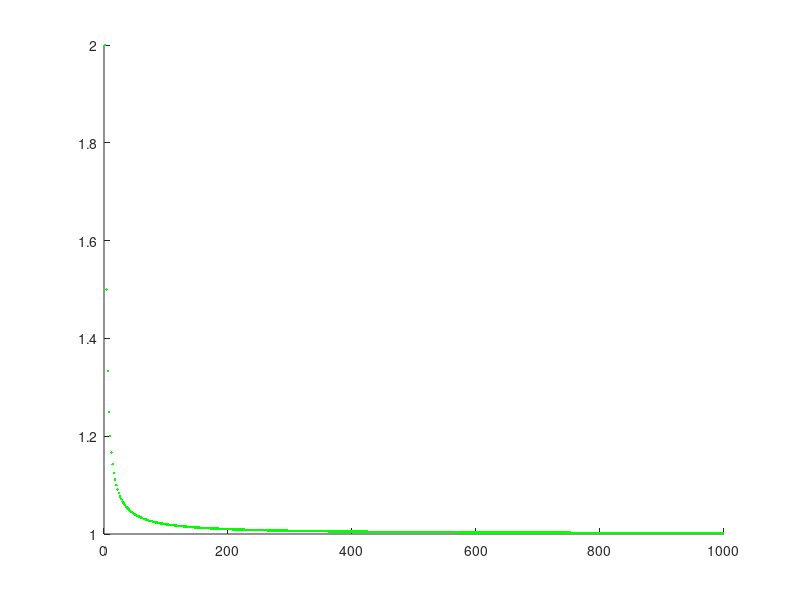

This chart was generated by the following MATLAB code:
% Szomszédos elemek hatványai - paros szamok
clc, clear

an=0
n=0
i=0

hold on

for n = 1:1000
    if mod(n,2) == 0
        i=i+1
        an(i)=n
    end
    
end


for n = 1:(i-1)
    plot(n*2,(an(n+1)/an(n)),'g.')
    %drawnow
end
